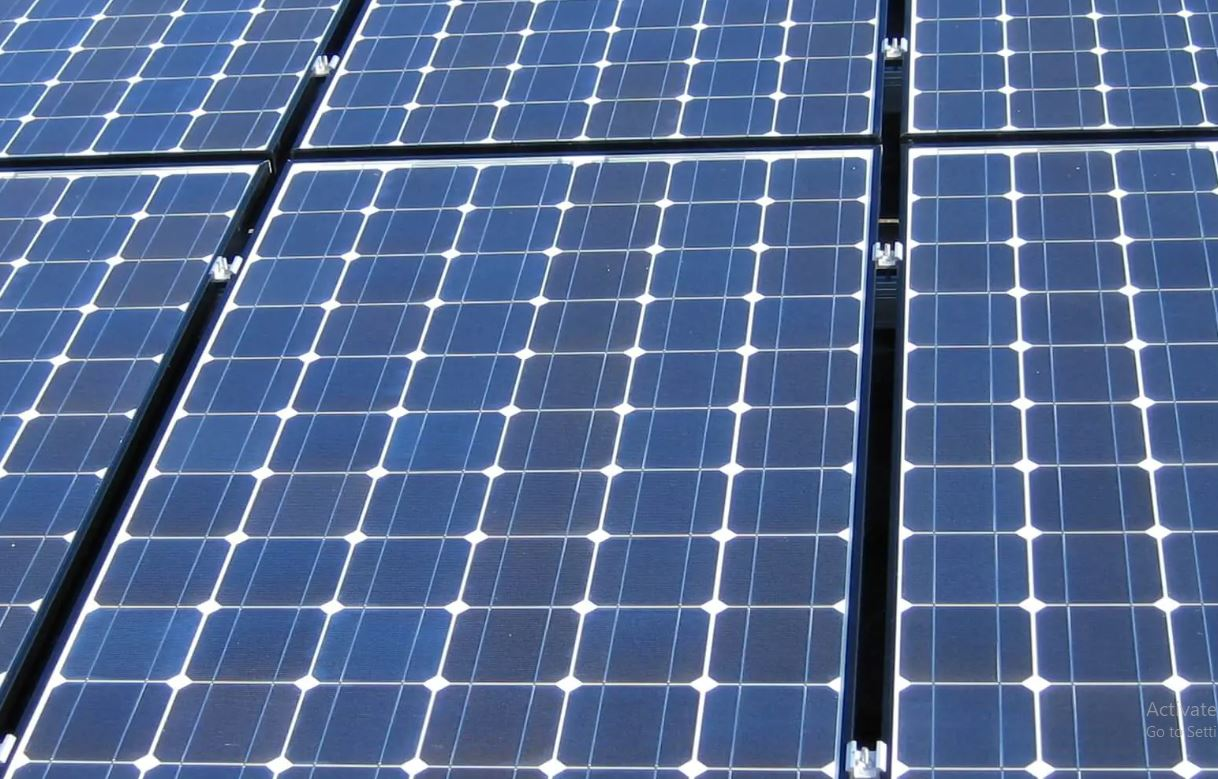
#> input picture ai/Clean.jpg, 1218 x 779 px
$ python -i flask.py   (imports and definitions only)
#> lines starting #> are read from the running program, lines starting #| are printed output that depends on the picture; after the words box and inside, x2 and y2 are one past the last pixel; in counts of white or black regions, pixels touching at a corner belong together
from flask import Flask, render_template, request, redirect, url_for
import cv2
import numpy as np
import os

# [1 line not run here, left out]
UPLOAD_FOLDER = "static/uploads"
# [1 line that did not run here, left out]


# [2 lines not run here, left out]

# [52 lines left out: functions detect_panel, index, not called in this run]

# [2 lines not run here, left out]

>>> result = detect_panel('Clean.jpg')
#> in detect_panel, img is the input picture: shape (779, 1218, 3); mean B, G, R 146.2, 106.6, 84.9
#> in detect_panel, `img = cv2.resize(img, (500, 500))`:
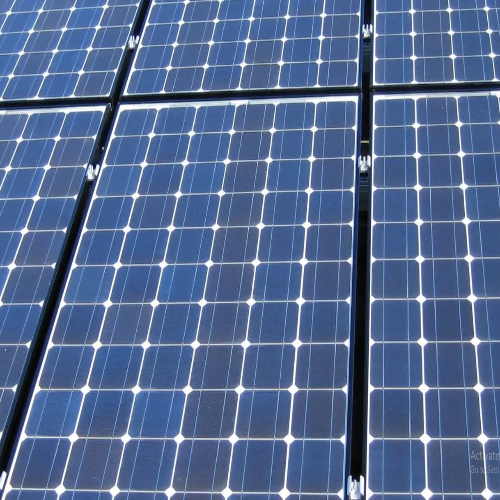
#> img: shape (500, 500, 3); mean B, G, R 146, 106.4, 84.7
#> in detect_panel, `gray = cv2.cvtColor(img, cv2.COLOR_BGR2GRAY)`:
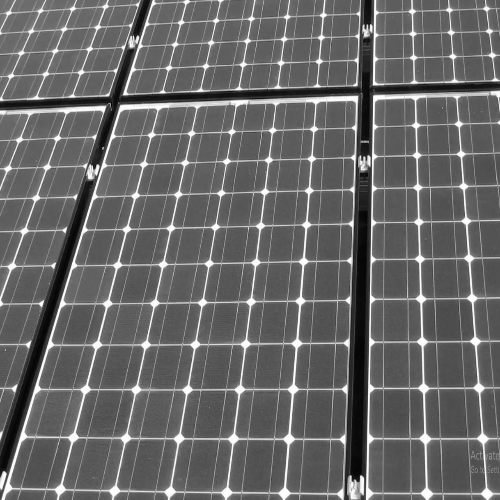
#> gray: shape (500, 500); min 3, max 255, mean 104.5
#> in detect_panel, `blur = cv2.GaussianBlur(gray, (5, 5), 0)`:
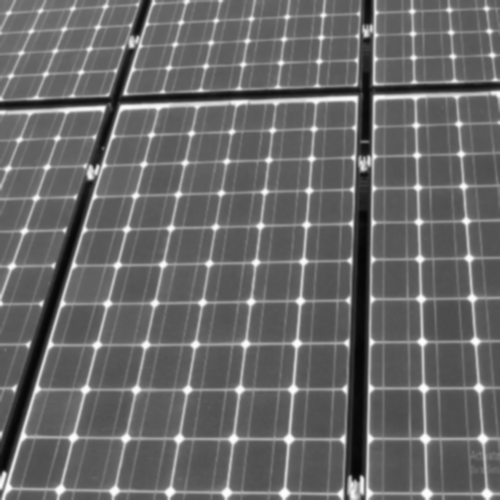
#> blur: shape (500, 500); min 5, max 254, mean 104.5
#> in detect_panel, `thresh = cv2.adaptiveThreshold( blur, 255, cv2.ADAPTIVE_THRESH_MEAN_C,..`:
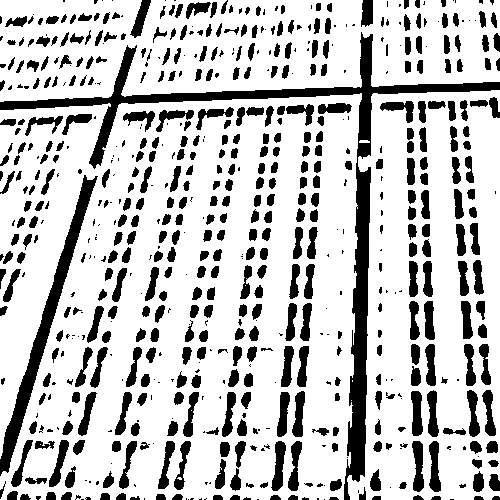
#> thresh: shape (500, 500); 76.2% white; 669 black regions (230 under 20 px), largest, box (x1, y1, x2, y2) and area: (0, 32, 500, 500) 11072, (0, 175, 98, 476) 3564, (271, 441, 286, 491) 446
#> in detect_panel, `clean_pixels = cv2.countNonZero(thresh)`: clean_pixels = 190476
#> in detect_panel, `clean_ratio = (clean_pixels / total_pixels) * 100`: clean_ratio = 76.19
#> in detect_panel, `cv2.putText(img, f"{status} ({clean_ratio:.1f}%)", (20, 40), cv2.FONT_..`:
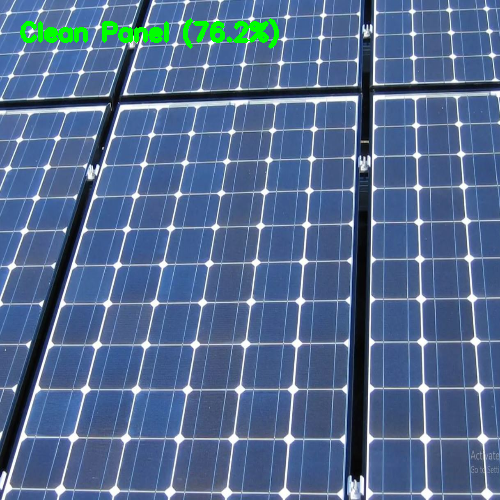
#> img: shape (500, 500, 3); 1.16% of pixels changed, all inside (x1, y1, x2, y2) = (20, 18, 279, 49)
#> result = ('Clean Panel', 76.19, 'static/result.jpg')

$ run again, on ai/Dust1.jpg
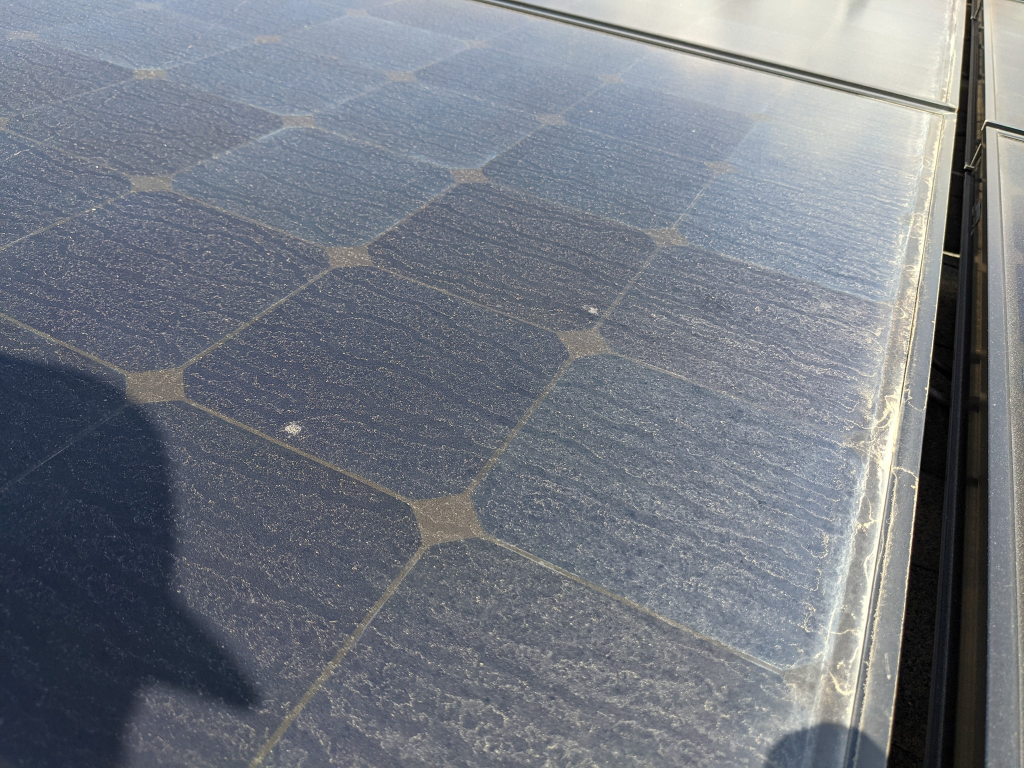
#> input picture ai/Dust1.jpg, 2048 x 1536 px (shown at 1/2 size)
#> in detect_panel, img is the input picture: shape (1536, 2048, 3); mean B, G, R 129.7, 120.7, 115.3
#> in detect_panel, `thresh = cv2.adaptiveThreshold( blur, 255, cv2.ADAPTIVE_THRESH_MEAN_C,..`:
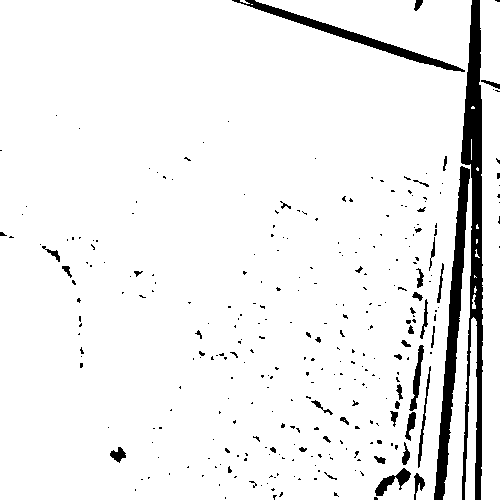
#> thresh: shape (500, 500); 94% white; 303 black regions (260 under 20 px), largest, box (x1, y1, x2, y2) and area: (461, 0, 483, 500) 5523, (434, 166, 470, 500) 3378, (232, 0, 465, 72) 1744
#> clean_pixels = 234972
#> clean_ratio = 93.99
#> in detect_panel, `cv2.putText(img, f"{status} ({clean_ratio:.1f}%)", (20, 40), cv2.FONT_..`:
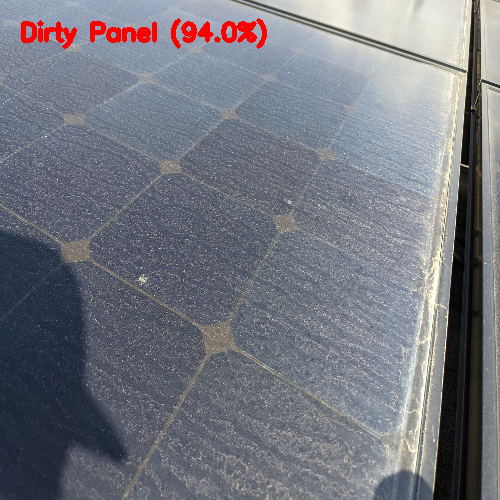
#> img: shape (500, 500, 3); mean B, G, R 127.5, 118.7, 116.4
#> result = ('Dirty Panel', 93.99, 'static/result.jpg')

$ run again, on ai/Dust2.jpg
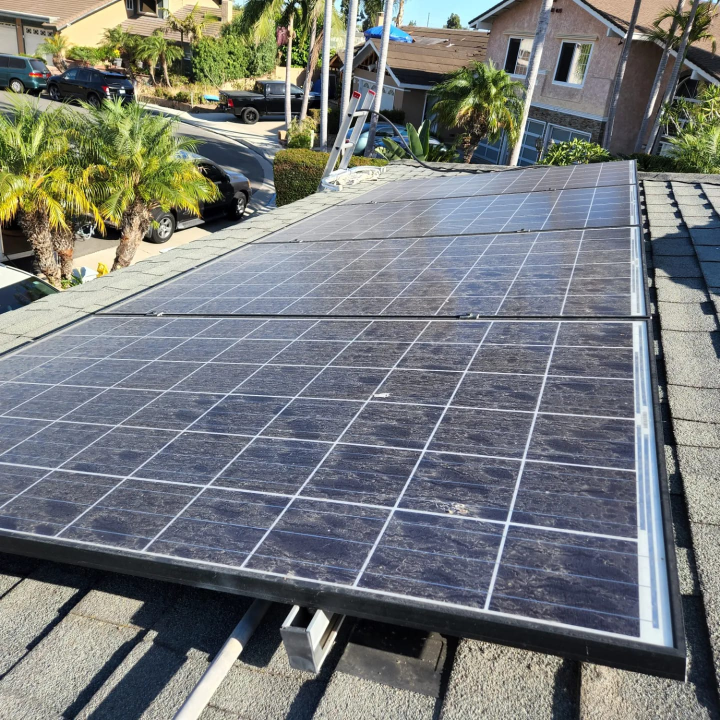
#> input picture ai/Dust2.jpg, 1440 x 1440 px (shown at 1/2 size)
#> in detect_panel, img is the input picture: shape (1440, 1440, 3); mean B, G, R 120.8, 121.3, 117.6
#> in detect_panel, `thresh = cv2.adaptiveThreshold( blur, 255, cv2.ADAPTIVE_THRESH_MEAN_C,..`:
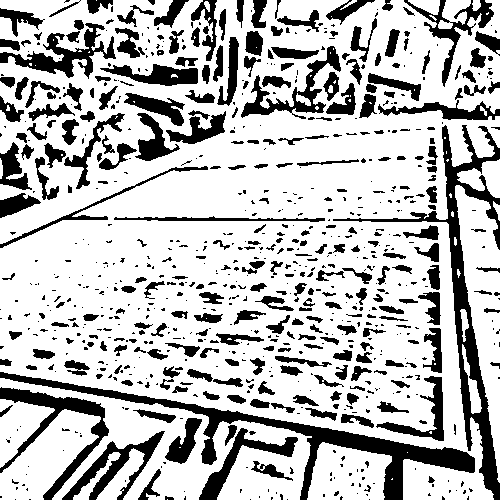
#> thresh: shape (500, 500); 73.9% white; 802 black regions (507 under 20 px), largest, box (x1, y1, x2, y2) and area: (0, 372, 475, 500) 6679, (333, 125, 500, 500) 6462, (0, 387, 109, 500) 2605
#> clean_pixels = 184712
#> clean_ratio = 73.88
#> in detect_panel, `cv2.putText(img, f"{status} ({clean_ratio:.1f}%)", (20, 40), cv2.FONT_..`:
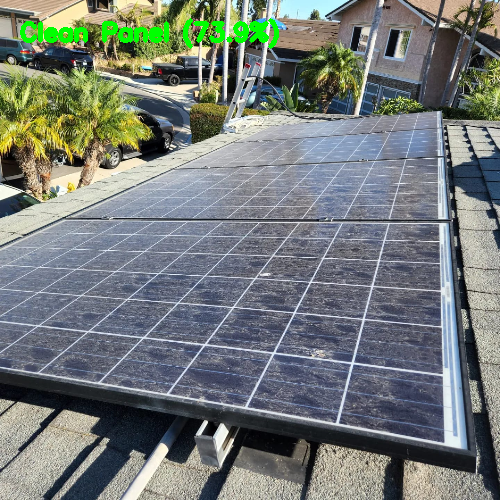
#> img: shape (500, 500, 3); mean B, G, R 119.5, 122.5, 115.9
#> result = ('Clean Panel', 73.88, 'static/result.jpg')
